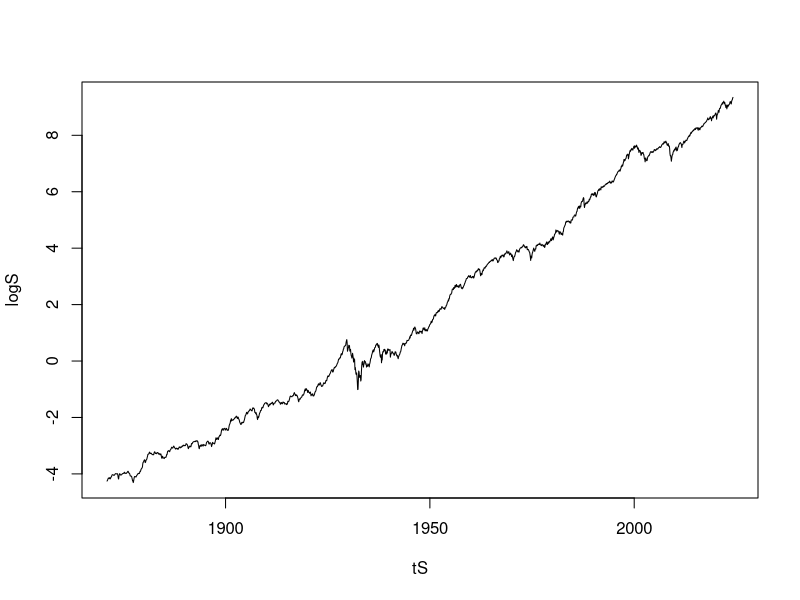
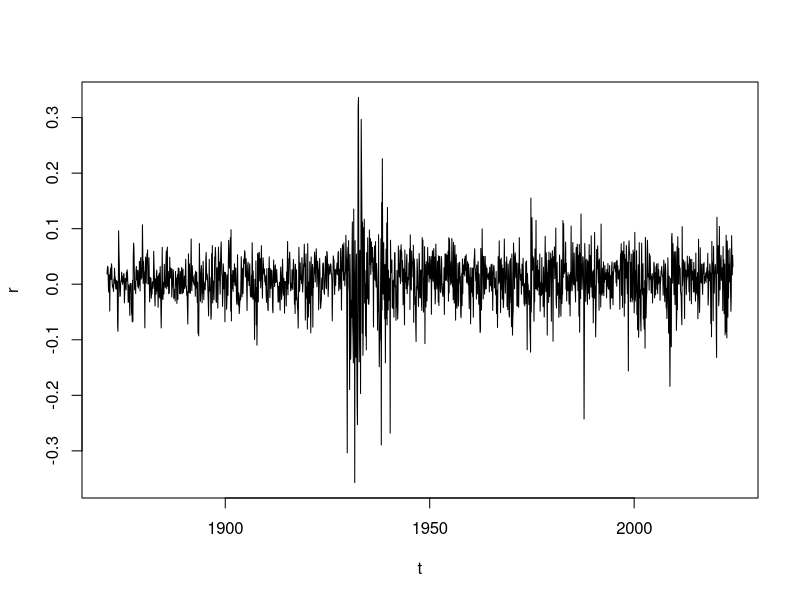
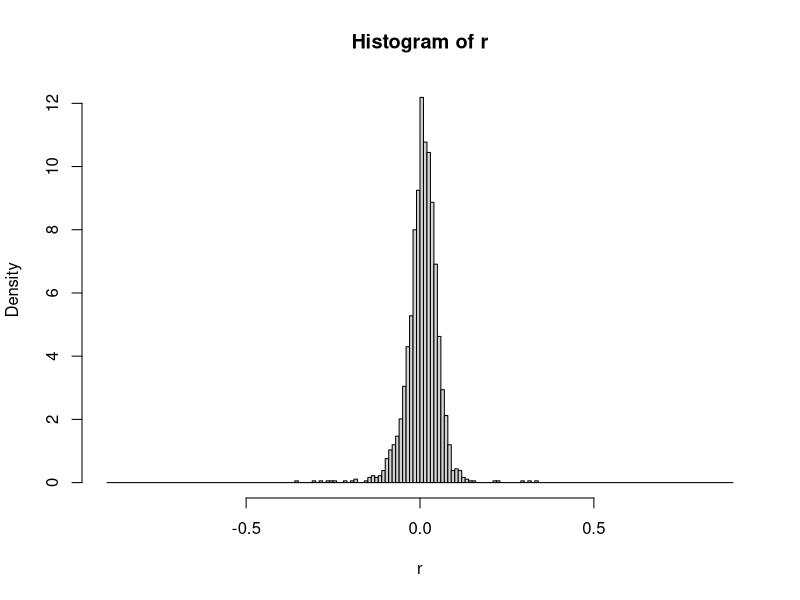
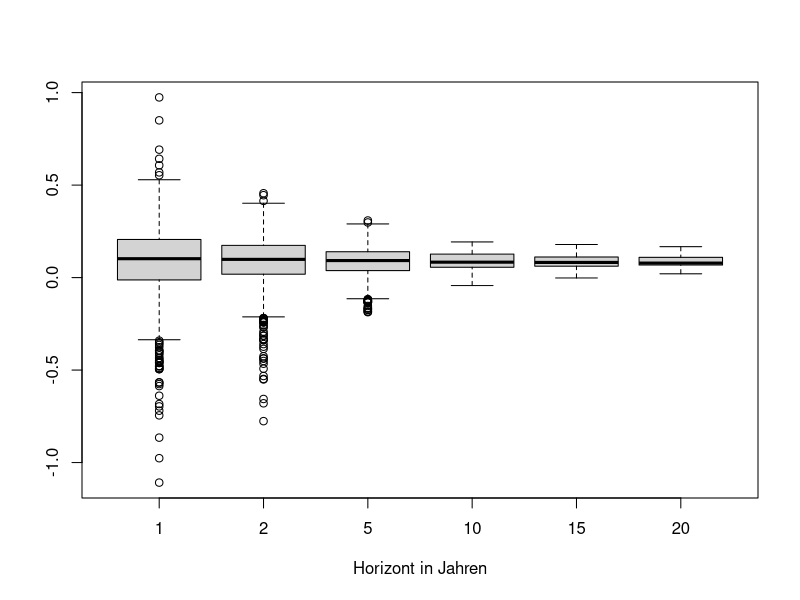

The R script that drew these images, in order:
#### Fallacy Of Time Diversification ####
# By Prof Dr Hillebrand
# Stochastische Prozesse
# HTW Berlin

## Daten einlesen: S&P500
daten <- read.csv("SP500.csv", header=T, sep=";", dec=",")

S <- daten$RI #Performance Index inkl. Dividenden als Grundlage der Untersuchung
tS <- as.Date(paste(daten$Datum, "01", sep="/"), "%Y/%m/%d") #Datum fuer R verstaendlich machen
t <- tS[2:length(tS)]
logS <- log(S)
r <- diff(logS)
n <- length(r);n
plot(tS, logS, type="l")#
plot(t, r, type="l")
summary(r)*100

## Histogramm 
h<-hist(r,c(-0.9,seq(-0.4,0.4,0.01),0.9));h$counts

## Fallacy of time diversification, ACHTUNG: ueberlappende Zeitraeume
y <- c(1,2,5,10,15,20) #Vektor der Horizonte, die man betrachten moechte

## Annualisieren
ann <- FALSE #je nachdem, ob man annualisieren möchte oder nicht
ann <- TRUE

## Schleife ueber alle Horizonte in Jahren, die betrachtet werden
for (j in y){
  if (ann){
    r <- diff(logS,lag=12*j)/j #annualisierte log. Renditen
  }
  else {  
    r <- diff(logS,lag=12*j) #nicht annualisierte log. Renditen
  }
  if (j == 1){
    liste <- list(r)
  }
  else
  {
    liste <- c(liste,list(r))
  }
}

names(liste) <- y
bp <- boxplot(liste,xlab="Horizont in Jahren")

sqrt(20)/sqrt(10) #von 10 nach 20 muesste eigtentlich 1,414fach weiter sein, nicht annualsiert! Ist aber weniger.
bp$stats #Spannweite nicht so viel mehr bei 20 im Vgl. zu 10
sd(liste$"20")/sd(liste$"10") #Vola-Verhaeltnis auch etwas weniger als erwartet

